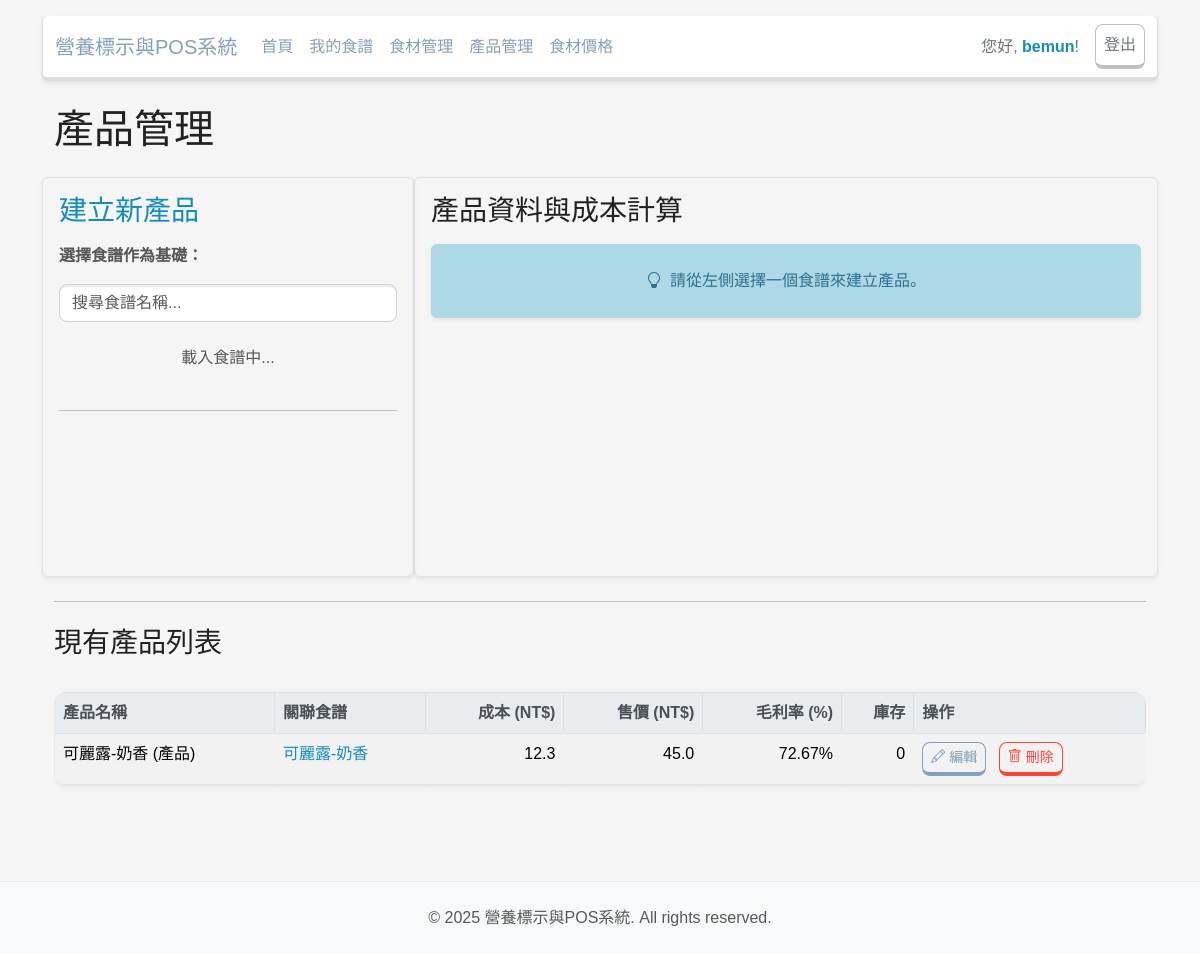
/products/ (signed in), run on the app's committed database.
### app/models.py (models this page shows, shortened)
class User(UserMixin, db.Model):
    __tablename__ = 'users'
    id = db.Column(db.Integer, primary_key=True)
    username = db.Column(db.String(64), index=True, unique=True, nullable=False)
    email = db.Column(db.String(120), index=True, unique=True, nullable=False)
    password_hash = db.Column(db.String(128))
    created_at = db.Column(db.DateTime(timezone=True), server_default=func.now())
    updated_at = db.Column(db.DateTime(timezone=True), onupdate=func.now())
    recipes = db.relationship('Recipe', back_populates='author', lazy='dynamic')
    products = db.relationship('Product', back_populates='creator', lazy='dynamic')
    ingredients = db.relationship('Ingredient', back_populates='creator', lazy='dynamic')
    orders = db.relationship('Order', back_populates='staff', lazy='dynamic')
    ingredient_prices = db.relationship('IngredientPrice', back_populates='user', lazy='dynamic')

class Product(db.Model):
    __tablename__ = 'products'
    id = db.Column(db.Integer, primary_key=True)
    product_name = db.Column(db.String(128), index=True, nullable=False)
    description = db.Column(db.Text)
    created_at = db.Column(db.DateTime(timezone=True), server_default=func.now())
    updated_at = db.Column(db.DateTime(timezone=True), onupdate=func.now())
    calculated_cost = db.Column(db.Float, default=0)
    selling_price = db.Column(db.Float, default=0)
    stock_quantity = db.Column(db.Integer, default=0)
    user_id = db.Column(db.Integer, db.ForeignKey('users.id'), nullable=False)
    recipe_id = db.Column(db.Integer, db.ForeignKey('recipes.id'), nullable=False)
    creator = db.relationship('User', back_populates='products')
    recipe = db.relationship('Recipe')
    batch_size = db.Column(db.Integer, default=1)
    bake_power_w = db.Column(db.Float, default=0)
    bake_time_min = db.Column(db.Float, default=0)
    production_time_hr = db.Column(db.Float, default=0)
    def calculate_profit_margin(self):
        if self.selling_price and self.selling_price > 0:
            return ((self.selling_price - self.calculated_cost) / self.selling_price) * 100
        return 0

class Recipe(db.Model):
    __tablename__ = 'recipes'
    id = db.Column(db.Integer, primary_key=True)
    recipe_name = db.Column(db.String(128), index=True, nullable=False)
    created_at = db.Column(db.DateTime(timezone=True), server_default=func.now())
    updated_at = db.Column(db.DateTime(timezone=True), onupdate=func.now())
    serving_weight_g = db.Column(db.Float, default=100.0)
    final_weight_g = db.Column(db.Float, nullable=True)
    servings_count = db.Column(db.Integer, default=1)
    label_options = db.Column(db.JSON)
    user_id = db.Column(db.Integer, db.ForeignKey('users.id'), nullable=False)
    author = db.relationship('User', back_populates='recipes')
    ingredients = db.relationship('RecipeItem', back_populates='recipe', cascade="all, delete-orphan")
    def calculate_nutrition(self):
        totals = {
            'calories_kcal': 0, 'protein_g': 0, 'fat_g': 0, 'carbohydrate_g': 0,
            'saturated_fat_g': 0, 'trans_fat_g': 0, 'sugar_g': 0, 'sodium_mg': 0,
            'total_weight_g': 0,
            'total_ingredient_cost': 0,
            'ingredient_cost_details': [],
            'has_trans_fat_non_art': False # 新增標識，用於判斷是否顯示反式脂肪非人工生成提示
        }
        if not self.ingredients:
            totals['total_cost'] = 0
            return totals
        for item in self.ingredients:
            current_ingredient_cost_per_gram = 0
            cost_source_info = "無價格紀錄"
            purchase_unit_info = ""
            max_price_entry = db.session.query(IngredientPrice).filter_by(
                ingredient_id=item.ingredient.id,
                user_id=self.user_id
            ).order_by(
                desc(IngredientPrice.price / IngredientPrice.quantity)
            ).first()
            if max_price_entry:
                current_ingredient_cost_per_gram = max_price_entry.calculate_cost_per_gram()
                cost_source_info = f"{max_price_entry.source} (NT${max_price_entry.price:.2f}/{max_price_entry.quantity}{max_price_entry.unit})"
                purchase_unit_info = f"{max_price_entry.unit}"
            else:
                current_ingredient_cost_per_gram = item.ingredient.cost_per_unit / 100.0
                cost_source_info = f"預設 (NT${item.ingredient.cost_per_unit:.2f}/100{item.ingredient.unit_name})"
                purchase_unit_info = f"{item.ingredient.unit_name}"
            scale = item.quantity_g / 100.0
            totals['calories_kcal'] += item.ingredient.calories_kcal * scale
            totals['protein_g'] += item.ingredient.protein_g * scale
            totals['fat_g'] += item.ingredient.fat_g * scale
            totals['carbohydrate_g'] += item.ingredient.carbohydrate_g * scale
            totals['saturated_fat_g'] += item.ingredient.saturated_fat_g * scale
            totals['trans_fat_g'] += item.ingredient.trans_fat_g * scale
            totals['sugar_g'] += item.ingredient.sugar_g * scale
            totals['sodium_mg'] += item.ingredient.sodium_mg * scale
            totals['total_weight_g'] += item.quantity_g
            if item.ingredient.trans_fat_g > 0 and \
               any(keyword in item.ingredient.food_name for keyword in ['牛奶', '奶油', '乳']):
                totals['has_trans_fat_non_art'] = True
            item_total_cost = current_ingredient_cost_per_gram * item.quantity_g
            totals['total_ingredient_cost'] += item_total_cost
            totals['ingredient_cost_details'].append({
                'ingredient_id': item.ingredient.id,
                'ingredient_name': item.ingredient.food_name,
                'quantity_g': item.quantity_g,
                'cost_per_gram': current_ingredient_cost_per_gram,
                'item_total_cost': item_total_cost,
                'cost_source': cost_source_info,
                'purchase_unit': purchase_unit_info
            })
        totals['total_cost'] = totals['total_ingredient_cost']
        return totals

### app/products/routes.py (the view)
@bp.route('/')
@login_required
def index():
    products = Product.query.filter_by(creator=current_user).order_by(Product.updated_at.desc()).all()
    all_recipes = Recipe.query.filter_by(author=current_user).order_by(Recipe.recipe_name).all()
    recipes_data_for_display = []
    for recipe in all_recipes:
        recipe_calc_data = recipe.calculate_nutrition()
        recipes_data_for_display.append({
            'id': recipe.id,
            'name': recipe.recipe_name,
            'total_ingredient_cost': round(recipe_calc_data['total_ingredient_cost'], 2),
            'servings_count': recipe.servings_count
        })
    form = ProductForm() # 傳遞一個空的表單實例，用於前端渲染欄位
    return render_template(
        'products/index.html',
        title='產品管理',
        products=products,
        form=form,
        all_recipes_initial_data=recipes_data_for_display, # 將所有食譜數據傳遞給模板
        electricity_cost_per_kwh=ELECTRICITY_COST_PER_KWH,
        labor_cost_per_hour=LABOR_COST_PER_HOUR
    )

### app/products/forms.py
class ProductForm(FlaskForm):
    product_name = StringField('產品名稱', validators=[DataRequired(), Length(min=2, max=128)])
    description = TextAreaField('產品描述', validators=[Optional(), Length(max=500)])
    selling_price = FloatField('銷售價格', validators=[DataRequired(), NumberRange(min=0)], default=0)
    stock_quantity = IntegerField('庫存數量', validators=[DataRequired(), NumberRange(min=0)], default=0)
    batch_size = IntegerField('一次烤焙份數', validators=[DataRequired(), NumberRange(min=1)], default=1)
    bake_power_w = FloatField('烤箱功率 (瓦特)', validators=[DataRequired(), NumberRange(min=0)], default=0)
    bake_time_min = FloatField('烤焙時間 (分鐘)', validators=[DataRequired(), NumberRange(min=0)], default=0)
    production_time_hr = FloatField('單次製作時間 (小時)', validators=[DataRequired(), NumberRange(min=0)], default=0)
    submit = SubmitField('儲存產品')

### app/models.py (called while the page is built)
@login.user_loader
def load_user(id):
    return User.query.get(int(id))

    def calculate_cost_per_gram(self):
        if self.quantity and self.quantity > 0:
            converted_quantity_base_unit = self.quantity
            unit_lower = self.unit.lower()
            if unit_lower == 'kg':
                converted_quantity_base_unit *= 1000
            elif unit_lower == 'l':
                converted_quantity_base_unit *= 1000 # 假設液體密度約為 1g/ml
            elif unit_lower == 'ml':
                pass # ml 直接視為與 g 等效（針對液體）
            elif unit_lower in ['個', '包', '片', '顆', '條', '塊']:
                pass # 不進行轉換，直接使用 quantity
            return self.price / converted_quantity_base_unit
        return 0

### app/templates/products/index.html (shortened to what this page needs)
{% extends "base.html" %}
{% block content %}
<div class="container">
    <h1 class="mb-4">{{ title }}</h1>
    <div class="row g-4 mb-4">
        <div id="left-panel" class="col-lg-4 p-3 border rounded shadow-sm panel-min-height">
            <h3 class="mb-3 text-primary">建立新產品</h3>
            <p class="text-muted"><strong>選擇食譜作為基礎：</strong></p>
            <input type="search" id="recipe-search-box" class="form-control mb-3" placeholder="搜尋食譜名稱...">
            <div id="recipe-search-results" class="list-group" style="max-height: calc(50vh - 120px); overflow-y: auto;">
                <p class="text-muted p-2 text-center">載入食譜中...</p>
            </div>
            <hr class="my-3">
        </div>
        <div id="center-panel" class="col-lg-8 p-3 border rounded shadow-sm panel-min-height">
            <h3 class="mb-3">產品資料與成本計算</h3>
            <p id="no-recipe-selected-message" class="alert alert-info mt-3 text-center p-4 rounded shadow-sm">
                <i class="bi bi-lightbulb me-2"></i>請從左側選擇一個食譜來建立產品。
            </p>
        </div>
    </div>
    <hr class="my-4">
    <h3 class="mb-3">現有產品列表</h3>
    {% if products %}
        <div class="table-responsive">
            <table class="table table-striped table-hover table-bordered mt-3 shadow-sm">
                <thead>
                    <tr>
                        <th>產品名稱</th>
                        <th>關聯食譜</th>
                        <th class="text-end">成本 (NT$)</th>
                        <th class="text-end">售價 (NT$)</th>
                        <th class="text-end">毛利率 (%)</th>
                        <th class="text-end">庫存</th>
                        <th>操作</th>
                    </tr>
                </thead>
                <tbody>
                    {% for product in products %}
                    <tr>
                        <td>{{ product.product_name }}</td>
                        <td><a href="{{ url_for('recipes.recipe_detail', recipe_id=product.recipe.id) }}" class="text-decoration-none">{{ product.recipe.recipe_name }}</a></td>
                        <td class="text-end">{{ product.calculated_cost | round(2) }}</td>
                        <td class="text-end">{{ product.selling_price | round(2) }}</td>
                        <td class="text-end">{{ product.calculate_profit_margin() | round(2) }}%</td>
                        <td class="text-end">{{ product.stock_quantity }}</td>
                        <td>
                            <a href="{{ url_for('products.edit_product', product_id=product.id) }}" class="btn btn-sm btn-outline-primary me-2">
                                <i class="bi bi-pencil me-1"></i>編輯
                            </a>
                            <form action="{{ url_for('products.delete_product', product_id=product.id) }}" method="post" onsubmit="return confirm('確定要刪除產品 {{ product.product_name }} 嗎？');" class="d-inline">
                                <button type="submit" class="btn btn-sm btn-outline-danger">
                                    <i class="bi bi-trash me-1"></i>刪除
                                </button>
                            </form>
                        </td>
                    </tr>
                    {% endfor %}
                </tbody>
            </table>
        </div>
    {% else %}
        <div class="alert alert-secondary mt-4 text-center p-4 rounded shadow-sm">
            <p class="mb-0">您目前還沒有建立任何產品。</p>
            <p class="mb-0">請從左側面板選擇一個食譜來建立您的第一個產品吧！</p>
        </div>
    {% endif %}
</div>
{% endblock content %}

### app/templates/base.html (shortened to what this page needs)
<!doctype html>
<html>
  <head>
    <link href="https://bootswatch.com/5/lumen/bootstrap.min.css" rel="stylesheet">
    <link href="{{ url_for('static', filename='css/main.css') }}" rel="stylesheet">
    <link rel="stylesheet" href="https://cdn.jsdelivr.net/npm/bootstrap-icons@1.11.3/font/bootstrap-icons.min.css">
  </head>
  <body>
    <div class="container">
      <nav class="navbar navbar-expand-lg navbar-light bg-light rounded shadow-sm mt-3">
        <div class="container-fluid">
          <a class="navbar-brand" href="{{ url_for('main.index') }}">營養標示與POS系統</a>
          <div class="collapse navbar-collapse" id="navbarNav">
            <ul class="navbar-nav me-auto mb-2 mb-lg-0">
              <li class="nav-item">
                <a class="nav-link" href="{{ url_for('main.index') }}">首頁</a>
              </li>
              {% if current_user.is_authenticated %}
              <li class="nav-item">
                <a class="nav-link" href="{{ url_for('recipes.index') }}">我的食譜</a>
              </li>
              <li class="nav-item">
                <a class="nav-link" href="{{ url_for('recipes.manage_ingredients') }}">食材管理</a>
              </li>
              <li class="nav-item">
                <a class="nav-link" href="{{ url_for('products.index') }}">產品管理</a>
              </li>
              <li class="nav-item">
                <a class="nav-link" href="{{ url_for('pricing.index') }}">食材價格</a>
              </li>
              {% endif %}
            </ul>
            <ul class="navbar-nav">
              {% if current_user.is_authenticated %}
              <li class="nav-item d-flex align-items-center me-3">
                <span class="navbar-text">您好, <strong class="text-primary">{{ current_user.username }}</strong>!</span>
              </li>
              <li class="nav-item">
                <a class="nav-link btn btn-outline-secondary btn-sm" href="{{ url_for('auth.logout') }}">登出</a>
              </li>
              {% endif %}
            </ul>
          </div>
        </div>
      </nav>
    </div>
    <div class="container mt-4">
    {% block content %}{% endblock %}
    </div>
    <footer class="footer">
      <div class="container">
        <span class="text-muted">© 2025 營養標示與POS系統. All rights reserved.</span>
      </div>
    </footer>
  </body>
</html>

### app/static/css/main.css (style rules this page uses)
:root { --bs-primary-light: #A0B3C9; --bs-secondary-light: #C0C0C0; --bs-success-light: #B4D7BF; --bs-info-light: #ADD8E6; --bs-warning-light: #F0E68C; --bs-danger-light: #F2B4B4; --bs-primary: #85A0BA; --bs-success: #88CC88; --card-border-radius: 0.75rem; --card-shadow: rgba(0, 0, 0, 0.08) 0px 4px 12px; }
body { background-color: #f5f5f5; font-family: '微軟正黑體', 'Microsoft JhengHei', sans-serif; }
.navbar { background-color: #FFFFFF !important; border-radius: var(--card-border-radius); box-shadow: var(--card-shadow); margin-top: 1.5rem; }
.navbar-brand, .nav-link { color: var(--bs-primary) !important; }
.navbar-text { color: #6c757d !important; }
.btn-outline-secondary { border-color: var(--bs-secondary-light) !important; color: #6c757d !important; }
.card, .border.rounded, .list-group-item, .alert { border-radius: var(--card-border-radius); box-shadow: var(--card-shadow); border: 1px solid rgba(0, 0, 0, 0.05); }
.alert-info { background-color: var(--bs-info-light) !important; border-color: var(--bs-info-light) !important; color: #31708f !important; }
.form-control, .form-select { border-radius: 0.5rem; border-color: #ced4da; }
.btn { border-radius: 0.5rem; font-weight: 500; }
.btn-outline-primary { border-color: var(--bs-primary) !important; color: var(--bs-primary) !important; }
.table { border-radius: var(--card-border-radius); overflow: hidden; }
.table th, .table td { border-color: rgba(0, 0, 0, 0.05); }
.table thead th { background-color: #e9ecef; color: #495057; }
.footer { padding: 1.5rem 0; margin-top: 5rem; border-top: 1px solid #e9ecef; background-color: #f8f9fa; color: #6c757d; text-align: center; }
.panel-min-height { min-height: 50vh; }
.table .text-end { text-align: right; }

### data on the page
User: username "bemun"
Product: product_name "可麗露-奶香 (產品)", recipe.recipe_name "可麗露-奶香", calculated_cost "12.3", selling_price "45.0", calculate_profit_margin "72.67", stock_quantity "0"

### other printed values
{{ title }} "產品管理"
